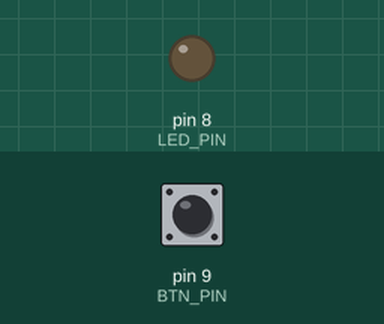
Simulated run of this sketch. Board: Arduino Uno, built with avr-gcc and run on an emulated ATmega328P. On the bench: output pins drawn as LEDs (lit = HIGH). The inputs (shaded band) are chosen by the test bench; at power-on: pin 9 (BTN_PIN) LOW.

Above: at 1.2 s.
1.3 s: pin 9 (BTN_PIN) pulled HIGH for 0.15 s
At 1.37 s:
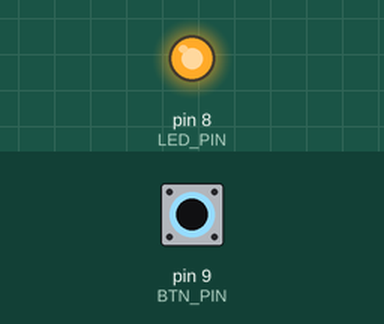
2.9 s: pin 9 (BTN_PIN) pulled HIGH for 3.2 s
At 7.4 s:
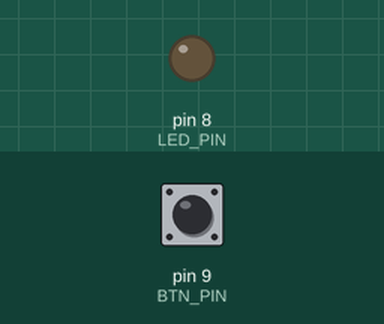
Timing chart, 0 to 8.9 s (numbered marks = the images above; inputs shaded):
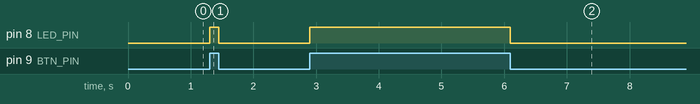

The sketch:

led.ino
```cpp
#define LED_PIN 8
#define BTN_PIN 9

void setup()
{
  pinMode(BTN_PIN, INPUT);
  pinMode(LED_PIN, OUTPUT);
}

void loop()
{
  bool isButtonPressed = digitalRead(BTN_PIN) == HIGH;

  if (isButtonPressed)
  {
    digitalWrite(LED_PIN, HIGH);
  }
  else
  {
    digitalWrite(LED_PIN, LOW);
  }
}
```

Measured:
- after the input at 1.3 s, pin 8 (LED_PIN): LOW → HIGH at once, → LOW 0.15 s later
- after the input at 2.9 s, pin 8 (LED_PIN): LOW → HIGH at once, → LOW 3.2 s later
